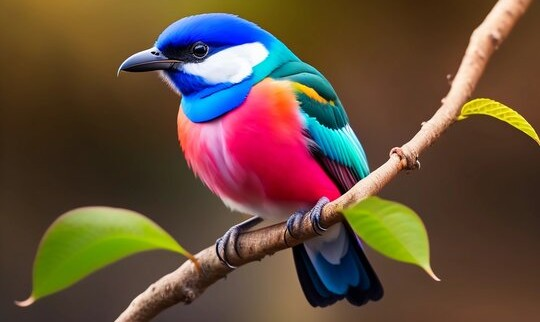
#> input picture bird.jpg, 540 x 322 px
$ python -i compress.py   (imports and definitions only)
#> lines starting #> are read from the running program, lines starting #| are printed output that depends on the picture
#> further down, picture is the input picture: shape (322, 540, 3); mean B, G, R 59.5, 78, 100.7
import cv2
from skimage.metrics import structural_similarity as ssim

def compress_image(image, output_path, quality=50):
#> called with output_path = 'out.png', quality = 50
    img = cv2.cvtColor(image, cv2.COLOR_BGR2RGB)
    print("Dimensi gambar awal:", img.shape)
#| Dimensi gambar awal: (322, 540, 3)
    img_YCrCb = cv2.cvtColor(img, cv2.COLOR_BGR2YCrCb)
#> img_YCrCb: shape (322, 540, 3); mean of channels 0, 1, 2 75, 116.9, 142.5

    cr = img_YCrCb[:, :, 1]
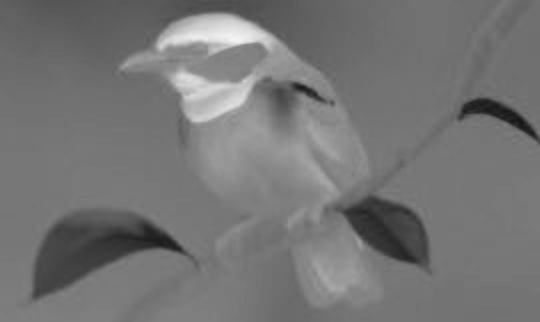
#> cr: shape (322, 540); min 21, max 244, mean 116.9
    cb = img_YCrCb[:, :, 2]
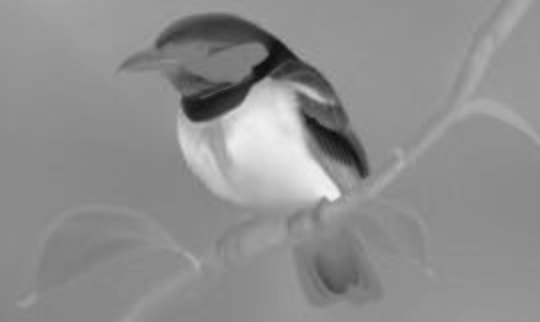
#> cb: shape (322, 540); min 13, max 242, mean 142.5
    target_shape = (cr.shape[1] // 2, cr.shape[0] // 2)
#> target_shape = (270, 161)

    cr_resized = cv2.resize(cr, target_shape, interpolation=cv2.INTER_LINEAR)
    cb_resized = cv2.resize(cb, target_shape, interpolation=cv2.INTER_LINEAR)

    img_YCrCb[:, :, 1] = cv2.resize(cr_resized, img_YCrCb[:, :, 0].shape[::-1])
#> img_YCrCb: shape (322, 540, 3); mean of channels 0, 1, 2 75, 117, 142.5
    img_YCrCb[:, :, 2] = cv2.resize(cb_resized, img_YCrCb[:, :, 0].shape[::-1])
#> img_YCrCb: shape (322, 540, 3); mean of channels 0, 1, 2 75, 117, 142.5

    img_compressed = cv2.cvtColor(img_YCrCb, cv2.COLOR_YCrCb2BGR)
    encode_param = [int(cv2.IMWRITE_JPEG_QUALITY), quality]
    _, img_compressed = cv2.imencode('.jpg',img_compressed, encode_param)
#> img_compressed = 14190 values, max 255 at index 0, min 0 at index 4, mean 120.9

    with open(output_path, 'wb') as f:
        f.write(img_compressed)

def evaluate_metrics(original_image, compressed_image):
    original = cv2.imread(original_image)
    compressed = cv2.imread(compressed_image)
    psnr_value = cv2.PSNR(original, compressed)
    original_gray = cv2.cvtColor(original, cv2.COLOR_BGR2GRAY)
    compressed_gray = cv2.cvtColor(compressed, cv2.COLOR_BGR2GRAY)
    ssim_value = ssim(original_gray, compressed_gray)
    return psnr_value, ssim_value

>>> import cv2
>>> picture = cv2.imread('bird.jpg')
>>> result = compress_image(picture, 'out.png')
